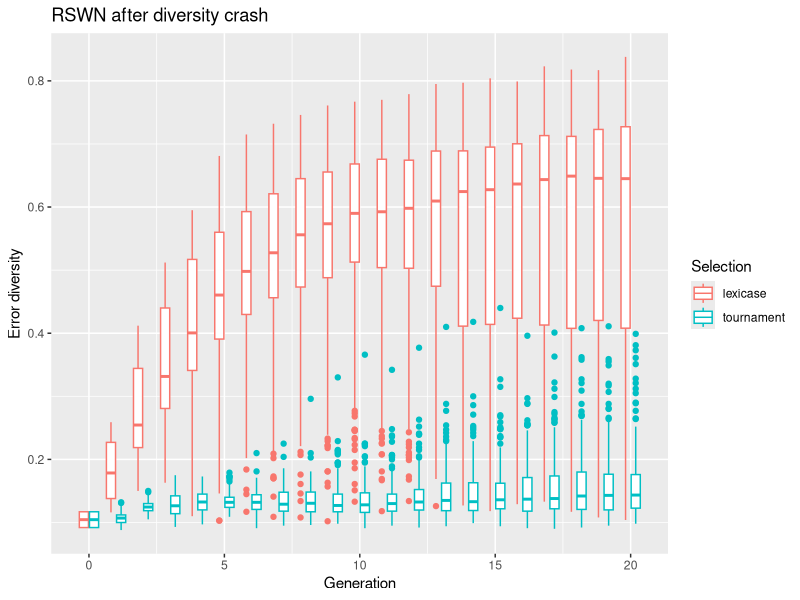
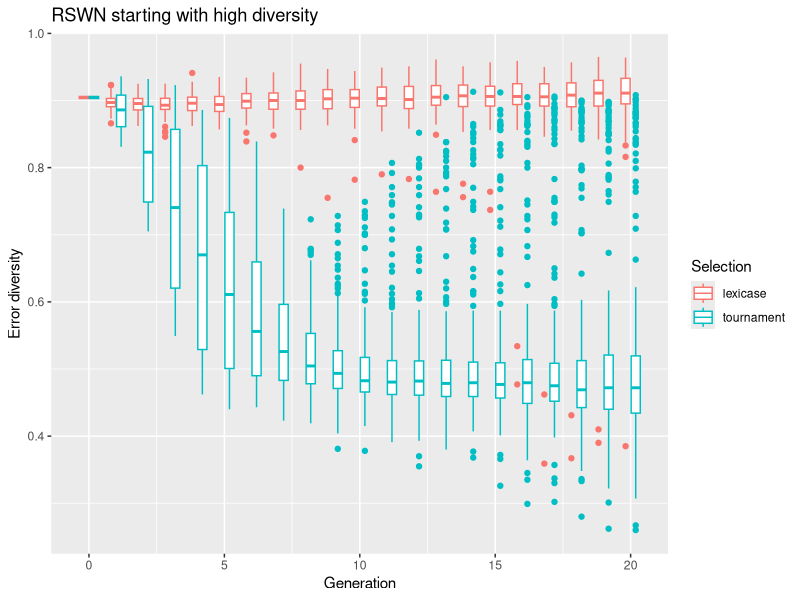
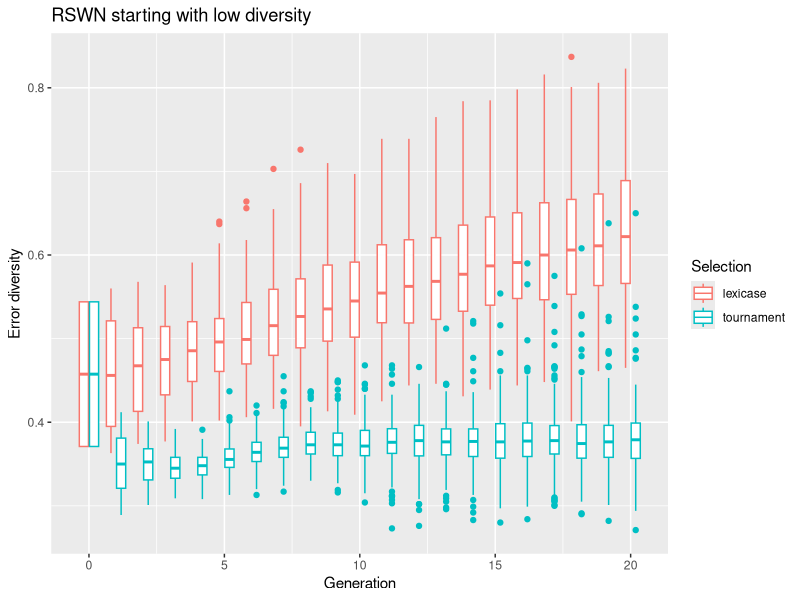
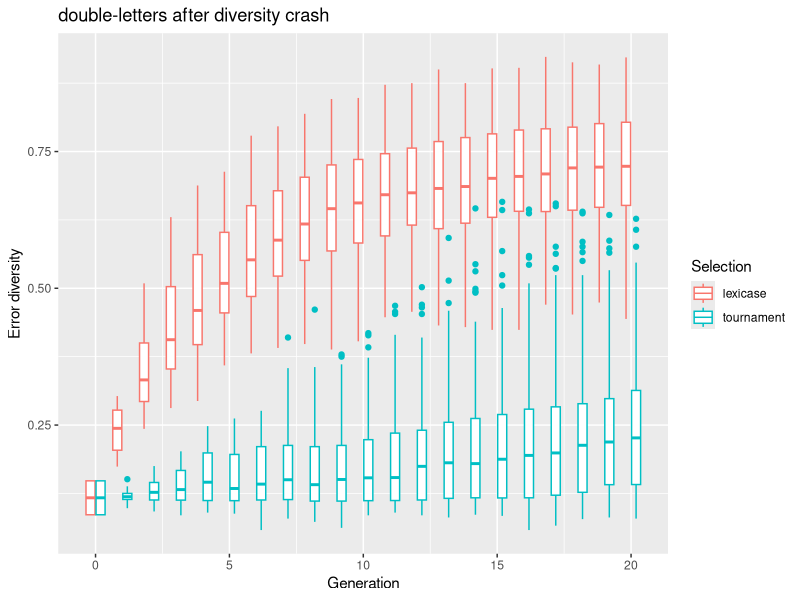
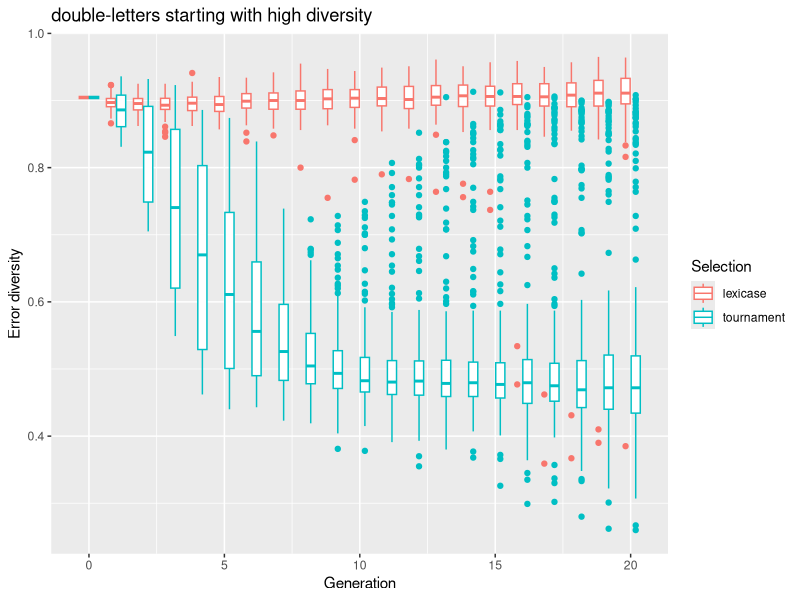
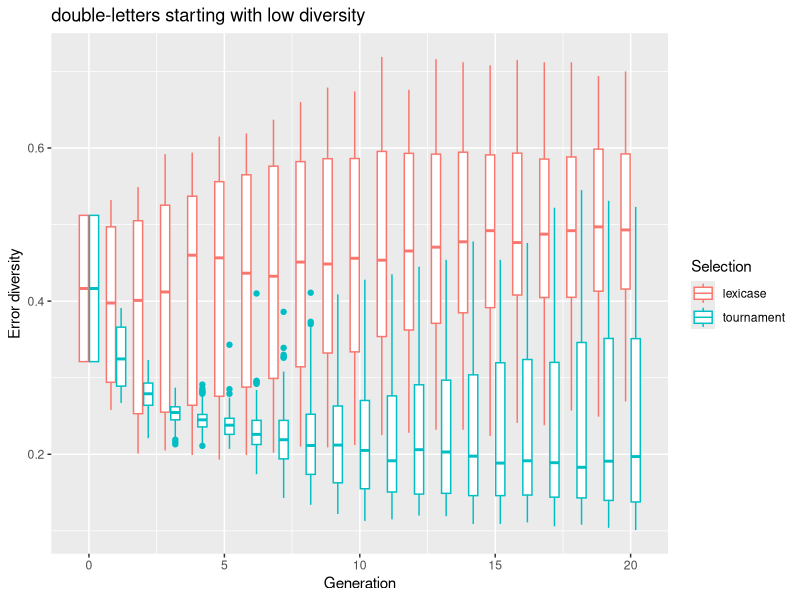

Reproduce these figures in R, in order.
## ---- chunk 1
library("ggplot2")

div15run0 <- read.csv("data/RSWN/div15run0.csv")
div15run1 <- read.csv("data/RSWN/div15run1.csv")
div90run6 <- read.csv("data/RSWN/div90run6.csv")
div90run10 <- read.csv("data/RSWN/div90run10.csv")
drop25run0 <- read.csv("data/RSWN/drop25run0.csv")
drop25run8 <- read.csv("data/RSWN/drop25run8.csv")

dl_div15run0 <- read.csv("data/DoubleLetters/double_letters_div15_run0.csv")
dl_div15run1 <- read.csv("data/DoubleLetters/double_letters_div15_run1.csv")
dl_div90run0 <- read.csv("data/DoubleLetters/double_letters_div90_run0.csv")
dl_div90run3 <- read.csv("data/DoubleLetters/double_letters_div90_run3.csv")
dl_drop25run0 <- read.csv("data/DoubleLetters/double_letters_drop_25_run0.csv")
dl_drop25run21 <- read.csv("data/DoubleLetters/double_letters_drop_25_run21.csv")
## ---- chunk 2
#for (d in list(div15run0, div15run1, div90run6, div90run10, drop25run0, drop25run8)) {
#  d$selection <- sapply(strsplit(as.character(d$method), "-"), function(l) l[[3]])
#  print(names(d))
#}

div15run0$selection <- sapply(strsplit(as.character(div15run0$method), "-"), function(l) l[[3]])
div15run1$selection <- sapply(strsplit(as.character(div15run1$method), "-"), function(l) l[[3]])
div90run6$selection <- sapply(strsplit(as.character(div90run6$method), "-"), function(l) l[[3]])
div90run10$selection <- sapply(strsplit(as.character(div90run10$method), "-"), function(l) l[[3]])
drop25run0$selection <- sapply(strsplit(as.character(drop25run0$method), "-"), function(l) l[[3]])
drop25run8$selection <- sapply(strsplit(as.character(drop25run8$method), "-"), function(l) l[[3]])

dl_div15run0$selection <- sapply(strsplit(as.character(dl_div15run0$method), "-"), function(l) l[[3]])
dl_div15run1$selection <- sapply(strsplit(as.character(dl_div15run1$method), "-"), function(l) l[[3]])
dl_div90run0$selection <- sapply(strsplit(as.character(dl_div90run0$method), "-"), function(l) l[[3]])
dl_div90run3$selection <- sapply(strsplit(as.character(dl_div90run3$method), "-"), function(l) l[[3]])
dl_drop25run0$selection <- sapply(strsplit(as.character(dl_drop25run0$method), "-"), function(l) l[[3]])
dl_drop25run21$selection <- sapply(strsplit(as.character(dl_drop25run21$method), "-"), function(l) l[[3]])

div15run0$run <- sapply(strsplit(as.character(div15run0$method), "-"), function(l) l[[2]])
div15run1$run <- sapply(strsplit(as.character(div15run1$method), "-"), function(l) l[[2]])
div90run6$run <- sapply(strsplit(as.character(div90run6$method), "-"), function(l) l[[2]])
div90run10$run <- sapply(strsplit(as.character(div90run10$method), "-"), function(l) l[[2]])
drop25run0$run <- sapply(strsplit(as.character(drop25run0$method), "-"), function(l) l[[2]])
drop25run8$run <- sapply(strsplit(as.character(drop25run8$method), "-"), function(l) l[[2]])

dl_div15run0$run <- sapply(strsplit(as.character(dl_div15run0$method), "-"), function(l) l[[2]])
dl_div15run1$run <- sapply(strsplit(as.character(dl_div15run1$method), "-"), function(l) l[[2]])
dl_div90run0$run <- sapply(strsplit(as.character(dl_div90run0$method), "-"), function(l) l[[2]])
dl_div90run3$run <- sapply(strsplit(as.character(dl_div90run3$method), "-"), function(l) l[[2]])
dl_drop25run0$run <- sapply(strsplit(as.character(dl_drop25run0$method), "-"), function(l) l[[2]])
dl_drop25run21$run <- sapply(strsplit(as.character(dl_drop25run21$method), "-"), function(l) l[[2]])

div15run0$start <- sapply(strsplit(as.character(div15run0$method), "-"), function(l) l[[1]])
div15run1$start <- sapply(strsplit(as.character(div15run1$method), "-"), function(l) l[[1]])
div90run6$start <- sapply(strsplit(as.character(div90run6$method), "-"), function(l) l[[1]])
div90run10$start <- sapply(strsplit(as.character(div90run10$method), "-"), function(l) l[[1]])
drop25run0$start <- sapply(strsplit(as.character(drop25run0$method), "-"), function(l) l[[1]])
drop25run8$start <- sapply(strsplit(as.character(drop25run8$method), "-"), function(l) l[[1]])

dl_div15run0$start <- sapply(strsplit(as.character(dl_div15run0$method), "-"), function(l) l[[1]])
dl_div15run1$start <- sapply(strsplit(as.character(dl_div15run1$method), "-"), function(l) l[[1]])
dl_div90run0$start <- sapply(strsplit(as.character(dl_div90run0$method), "-"), function(l) l[[1]])
dl_div90run3$start <- sapply(strsplit(as.character(dl_div90run3$method), "-"), function(l) l[[1]])
dl_drop25run0$start <- sapply(strsplit(as.character(dl_drop25run0$method), "-"), function(l) l[[1]])
dl_drop25run21$start <- sapply(strsplit(as.character(dl_drop25run21$method), "-"), function(l) l[[1]])
## ---- chunk 3
div15 = rbind(div15run0, div15run1)

ggplot(div15, aes(x=generation, y=error_vector_diversity, color=selection)) + 
  geom_boxplot(aes(group=interaction(generation, selection))) + 
  labs(title = "RSWN after diversity crash", x="Generation", y="Error diversity", color="Selection")
## ---- chunk 4
div90 = rbind(div90run6, div90run10)

ggplot(div90, aes(x=generation, y=error_vector_diversity, color=selection)) + 
  geom_boxplot(aes(group=interaction(generation, selection))) + 
  labs(title = "RSWN starting with high diversity", x="Generation", y="Error diversity", color="Selection")
## ---- chunk 5
drop25 = rbind(drop25run0, drop25run8)

ggplot(drop25, aes(x=generation, y=error_vector_diversity, color=selection)) + 
  geom_boxplot(aes(group=interaction(generation, selection))) + 
  labs(title = "RSWN starting with low diversity", x="Generation", y="Error diversity", color="Selection")
## ---- chunk 6
dl_div15 = rbind(dl_div15run0, dl_div15run1)

ggplot(dl_div15, aes(x=generation, y=error_vector_diversity, color=selection)) + 
  geom_boxplot(aes(group=interaction(generation, selection))) + 
  labs(title = "double-letters after diversity crash", x="Generation", y="Error diversity", color="Selection")
## ---- chunk 7
dl_div90 = rbind(dl_div90run0, dl_div90run3)

ggplot(div90, aes(x=generation, y=error_vector_diversity, color=selection)) + 
  geom_boxplot(aes(group=interaction(generation, selection))) + 
  labs(title = "double-letters starting with high diversity", x="Generation", y="Error diversity", color="Selection")
## ---- chunk 8
dl_drop25 = rbind(dl_drop25run0, dl_drop25run21)

ggplot(dl_drop25, aes(x=generation, y=error_vector_diversity, color=selection)) + 
  geom_boxplot(aes(group=interaction(generation, selection))) + 
  labs(title = "double-letters starting with low diversity", x="Generation", y="Error diversity", color="Selection")
